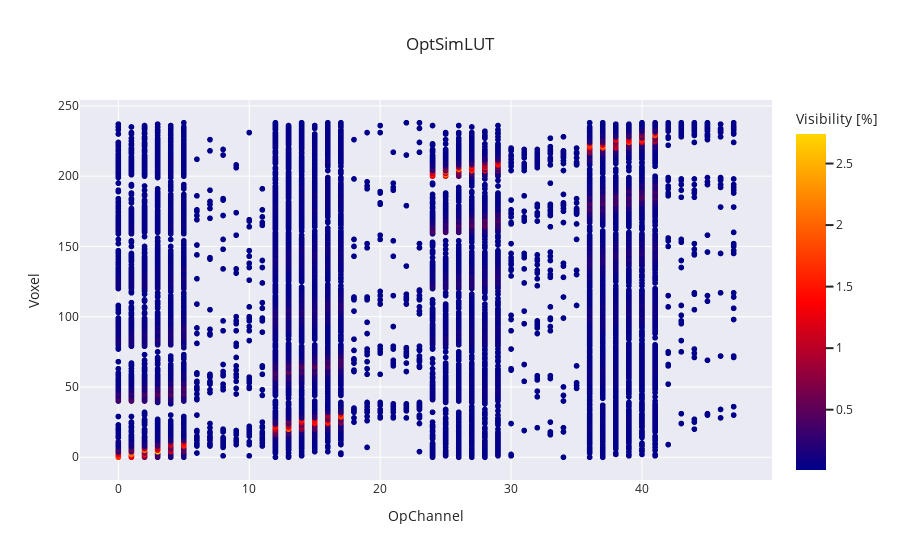

The code cell stored with this chart in its notebook:
### Code cell
fig = px.scatter(df,
                title='OptSimLUT',
                x='OpChannel',
                y='Voxel',
                color=df['Visibility']*100,
                color_continuous_scale=['darkblue','red','gold'],
                template='seaborn')
fig.update_layout(yaxis_type='linear', yaxis_title='Voxel', coloraxis_colorbar_title='Visibility [%]')
fig.show()

### Figure 1 — Plotly figure (JSON) as saved in the notebook; plotly's stock layout.template omitted (floating-point values rounded to 4 significant figures; data arrays with more than 128 entries replaced by an {"elided": "..."} marker saying what was removed)
{"data": [{"hovertemplate": "OpChannel=%{x}<br>Voxel=%{y}<br>color=%{marker.color}<extra></extra>", "legendgroup": "", "marker": {"color": {"elided": "5353 float values"}, "coloraxis": "coloraxis", "symbol": "circle"}, "mode": "markers", "name": "", "showlegend": false, "type": "scattergl", "x": {"elided": "5353 int values"}, "xaxis": "x", "y": {"elided": "5353 int values"}, "yaxis": "y"}], "layout": {"coloraxis": {"colorbar": {"title": {"text": "Visibility [%]"}}, "colorscale": [[0, "darkblue"], [0.5, "red"], [1, "gold"]]}, "legend": {"tracegroupgap": 0}, "title": {"text": "OptSimLUT"}, "xaxis": {"anchor": "y", "domain": [0, 1], "title": {"text": "OpChannel"}}, "yaxis": {"anchor": "x", "domain": [0, 1], "title": {"text": "Voxel"}, "type": "linear"}}}
